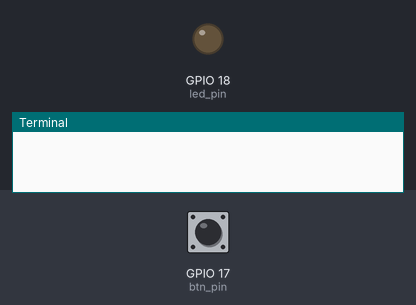
Bench run of a program on a simulated Raspberry Pi (BCM pin numbers). Parts: output pins drawn as LEDs (lit = HIGH), the last lines printed to the terminal. The test bench sets the inputs (shaded band); at power-on: GPIO 17 (btn_pin) HIGH.

Above: at 1.2 s.
1.3 s: GPIO 17 (btn_pin) pulled LOW for 0.15 s
At 1.37 s:
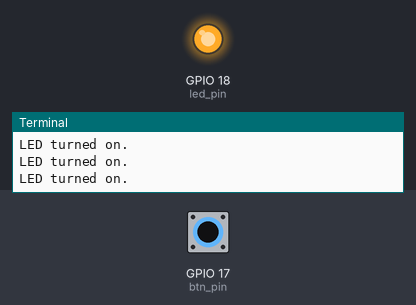
2.9 s: GPIO 17 (btn_pin) pulled LOW for 3.2 s
At 6.6 s:
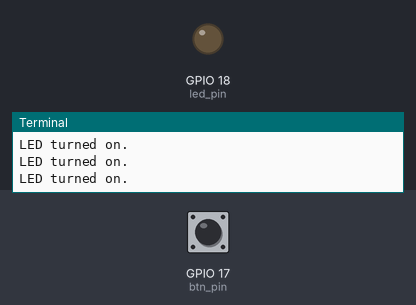
Timing chart, 0 to 8.1 s (numbered marks = the images above; inputs shaded):
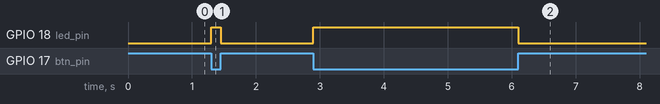

The program:

btn_led.py
```python
"""
btn_led.py

Uses a button to turn on a light.

"""
import RPi.GPIO as GPIO
import time

GPIO.setmode(GPIO.BCM)
btn_pin = 17
led_pin = 18

GPIO.setup(led_pin, GPIO.OUT)
GPIO.setup(btn_pin, GPIO.IN, pull_up_down=GPIO.PUD_UP)

try:
    while True:
        btn_state = GPIO.input(btn_pin)

        if btn_state == GPIO.LOW: # Button has been pressed
            GPIO.output(led_pin, GPIO.HIGH) # Turn on the LED
            print('LED turned on.')
        else:
            GPIO.output(led_pin, GPIO.LOW) # Turn off the LED
except KeyboardInterrupt:
    print('Program interrupted by User.')

finally:
    GPIO.cleanup()
```

Measured:
- after the input at 1.3 s, GPIO 18 (led_pin): LOW → HIGH at once, → LOW 0.15 s later
- after the input at 2.9 s, GPIO 18 (led_pin): LOW → HIGH at once, → LOW 3.2 s later
